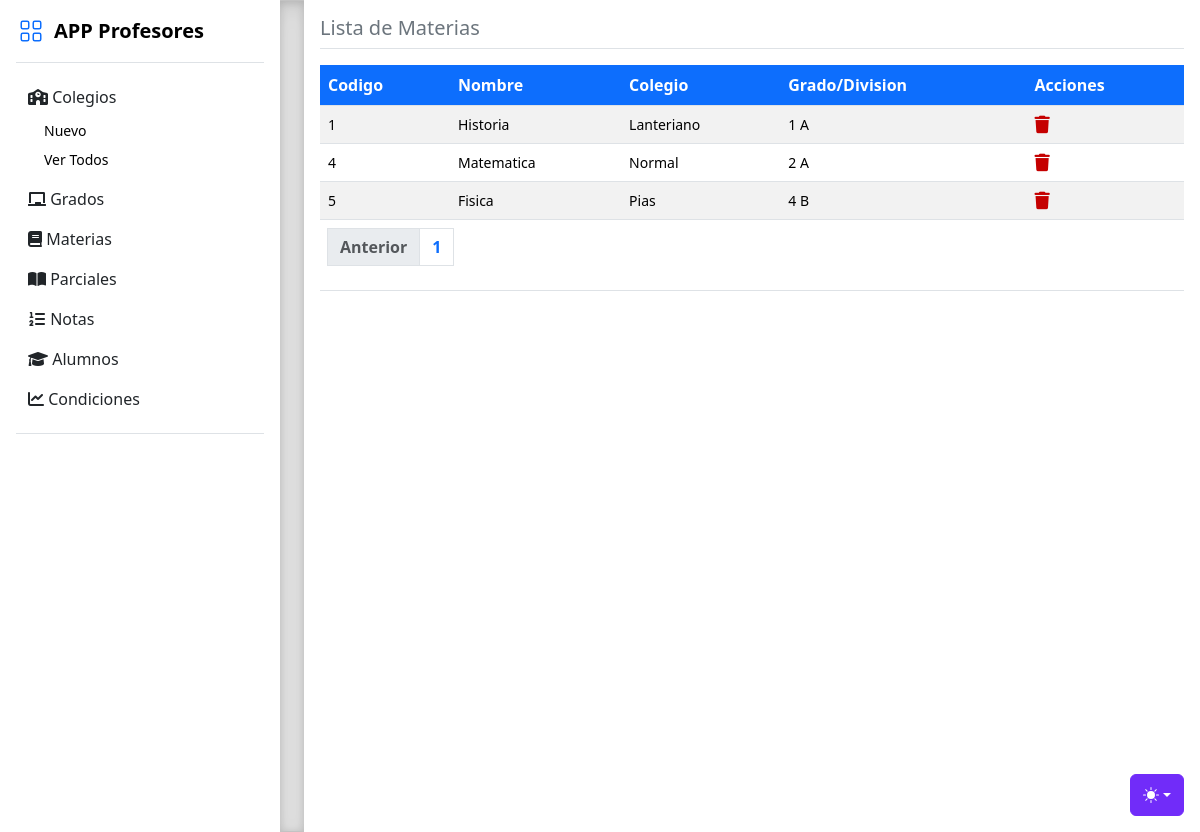
Page /materias/ver on the earlier database version.
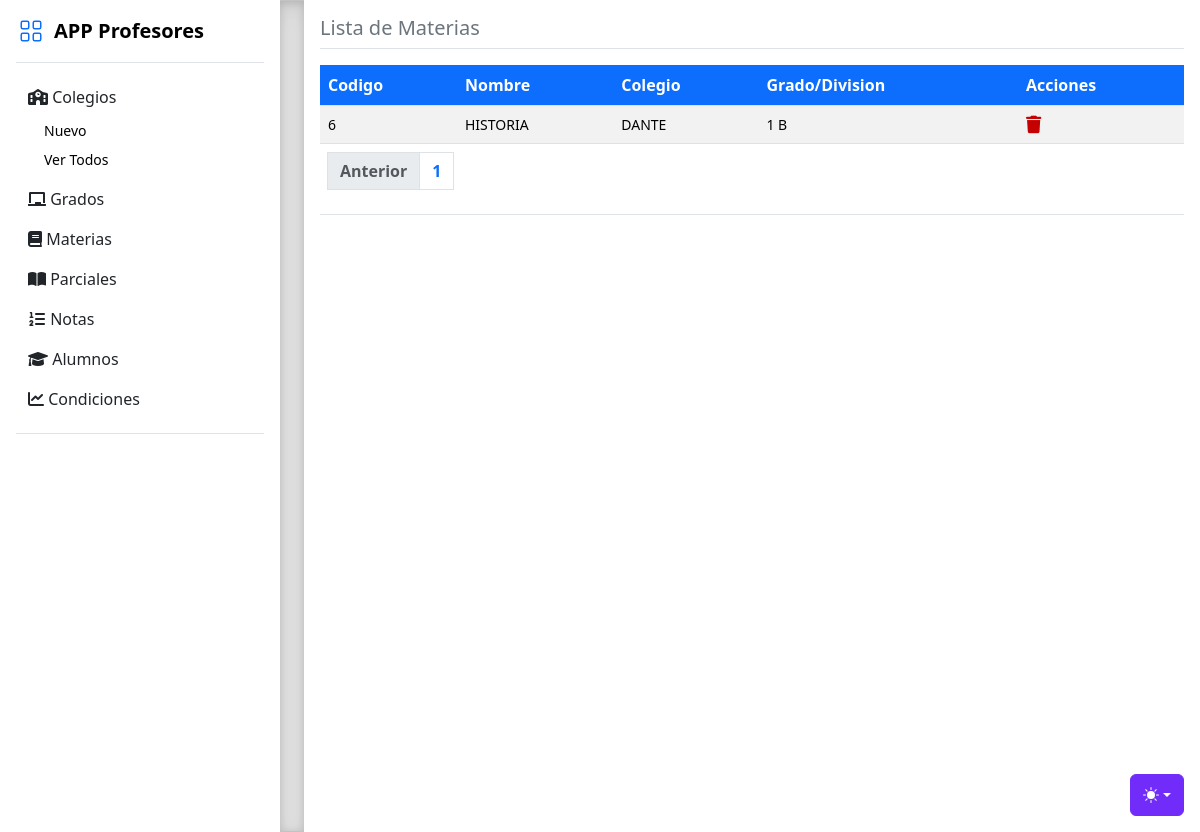
Same page on the later database version.
### tables this page shows
CREATE TABLE materias (
  id INTEGER PRIMARY KEY AUTOINCREMENT,
  nombre VARCHAR(255) NOT NULL,
  id_colegio INTEGER NOT NULL,
  id_grado INTEGER NOT NULL,
  FOREIGN KEY (id_colegio) REFERENCES colegios(id),
  FOREIGN KEY (id_grado) REFERENCES grados(id)
);

CREATE TABLE colegios (
  id INTEGER PRIMARY KEY AUTOINCREMENT,
  nombre VARCHAR(255) NOT NULL
);

CREATE TABLE grados (
  id INTEGER PRIMARY KEY AUTOINCREMENT,
  nombre VARCHAR(255) NOT NULL
, division TEXT);

### routers/materias.py (the view)
@router.get("/materias/ver")
def verMaterias(req:Request, page: int = 1):
    verDb = FuncionesDB()
    materias = verDb.mostrarTabla("materias")
    colegios = verDb.mostrarTabla("colegios")
    grados = verDb.mostrarTabla("grados")
    materias = verDb.mostrarTablaPaginada("materias", page, 15)
    total_materias = verDb.contarFilas("materias")
    total_paginas = math.ceil(total_materias / 15)
    return template.TemplateResponse("materias_ver.html", { "request" : req, "colegios": colegios, "grados": grados, "materias": materias, "page": page, "total_paginas": total_paginas })

### templates/materias_ver.html (shortened to what this page needs)
<!doctype html>
<html lang="es" data-bs-theme="auto">
  <head><script src="/templates/static/color-modes.js"></script>
    <link href="/templates/static/bootstrap.min.css" rel="stylesheet">
    <link href="/templates/static/style.css" rel="stylesheet">
    <link rel="stylesheet" href="https://cdnjs.cloudflare.com/ajax/libs/font-awesome/6.0.0-beta3/css/all.min.css" />
    <link rel="stylesheet" href="https://cdn.jsdelivr.net/npm/@docsearch/css@3">
    <link href="/templates/static/sidebars.css" rel="stylesheet">
  </head>
  <body>
    <div class="dropdown position-fixed bottom-0 end-0 mb-3 me-3 bd-mode-toggle">
      <button class="btn btn-bd-primary py-2 dropdown-toggle d-flex align-items-center"
              id="bd-theme"
              type="button"
              aria-expanded="false"
              data-bs-toggle="dropdown"
              aria-label="Toggle theme (auto)">
        <svg class="bi my-1 theme-icon-active" width="1em" height="1em"><use href="#circle-half"></use></svg>
      </button>
    </div>
<main class="d-flex flex-nowrap">
  <div class="flex-shrink-0 p-3" style="width: 280px;">
    <a href="/productos/ver_todos" class="d-flex align-items-center pb-3 mb-3 link-body-emphasis text-decoration-none border-bottom">
      <svg class="bi pe-none me-2" width="30" height="24" style="color: #0D6EFD;"><use xlink:href="#grid"/></svg>
      <span class="fs-5 fw-semibold">APP Profesores</span>
    </a>
    <ul class="list-unstyled ps-0">
      {% include 'menu.html' %}
  <div class="b-example-divider b-example-vr"></div>
  <div class="m-3 w-100 vh-100">
    <h5 class="text-secondary">Lista de Materias</h5>
    <div class="border-top mb-3 w-100"></div>
    <article>
      <table class="table table-striped m-0 bg-success text-white">
          <thead>
              <tr>
                  <th class="centrado bg-primary text-white">Codigo</th>
                  <th class="centrado bg-primary text-white">Nombre</th>
                  <th class="centrado bg-primary text-white">Colegio</th>
                  <th class="centrado bg-primary text-white">Grado/Division</th>
                  <th class="centrado bg-primary text-white">Acciones</th>
              </tr>
          </thead>
          <tbody>
          {% for materia in materias %}
              <tr>
                  <td class="centrado small">{{ materia[0] }}</td>
                  <td class="centrado small">{{ materia[1] }}</td>
                  {% for colegio in colegios %}
                  {% if colegio[0] == materia[2] %}
                  <td class="centrado small">{{ colegio[1] }}</td>
                  {% endif %}
                  {% endfor %}
                  {% for grado in grados %}
                  {% if grado[0] == materia[3] %}
                  <td class="centrado small">{{ grado[1] }} {{ grado[2] }}</td>
                  {% endif %}
                  {% endfor %}
                  <td class="centrado small">
                    <a href="borrar/{{ materia[0] }}"></a>
                      </td>
              </tr>
              {% endfor %}
              </div>
      <table class="table table-striped m-0">
          <thead><tr><th class="text-white m-0">
      <nav aria-label="Page navigation example m-0">
          <ul class="pagination">
              <li class="page-item">
                  {% if page > 1 %}
                      <a class="page-link" href="/materia/ver?page={{ page - 1 }}">Anterior</a>
                      {% else %}
                      <li class="page-item disabled">
                          <a class="page-link">Anterior</a>
                      </li>
                  {% endif %}
              </li>
              {% for i in range(total_paginas) %}
                  <li class="page-item"><a class="page-link" href="/materia/ver?page={{ i + 1 }}">{{ i + 1 }}</a></li>
              {% endfor %}
          </ul>
      </nav>
      </tr></thead>
  </table>
</main>
</body>
</html>

Differences in the rows shown:
removed materias: id "1", nombre "Historia"
removed colegios: nombre "Lanteriano", shown under "1"
removed grados: nombre "1", division "A"
removed materias: id "4", nombre "Matematica"
removed colegios: nombre "Normal", shown under "4"
removed grados: nombre "2", division "A", shown under "4"
removed materias: id "5", nombre "Fisica"
removed colegios: nombre "Pias", shown under "5"
removed grados: nombre "4", division "B", shown under "5"
added materias: id "6", nombre "HISTORIA"
added colegios: nombre "DANTE", shown under "6"
added grados: nombre "1", division "B", shown under "6"
